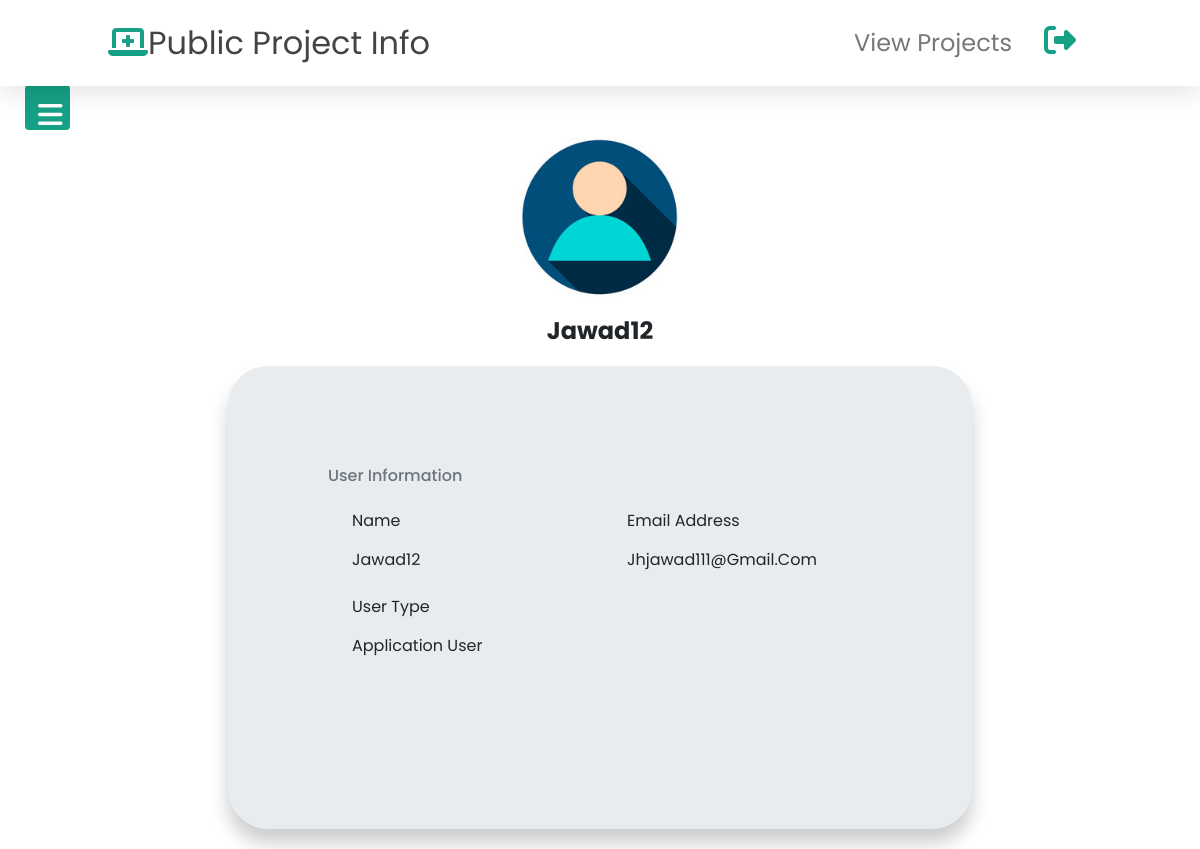
/PHP/AppUser/UserHome.php (signed in), run on the app's committed database.
### tables this page shows
CREATE TABLE `users` (
  `Uid` int(100) NOT NULL,
  `Uname` varchar(100) NOT NULL,
  `Pass` varchar(100) NOT NULL,
  `UType` varchar(100) NOT NULL,
  `UType_Criteria` varchar(100) NOT NULL,
  `email` varchar(100) NOT NULL
);

### PHP/AppUser/UserHome.php (the view, shortened to what this page needs)
<?php
require_once './includes/header.php';
$user_name = $_SESSION["user_name"];
$query = "SELECT * FROM users WHERE Uname='$user_name';";
require_once '../conn.php';
$result = mysqli_query($conn, $query);
while ($row = mysqli_fetch_assoc($result)) {
    $name = $row['Uname'];
    $Email = $row['email'];
}
require_once './includes/sidebar.php';
?>
<!DOCTYPE html>
<html lang="en">
<head>
    <link rel="stylesheet"
        href="https://cdnjs.cloudflare.com/ajax/libs/twitter-bootstrap/4.0.0/css/bootstrap.min.css" />
    <link rel="stylesheet" href="../AppUser/css/profilestyle.css">
</head>
<body>
    <div class="profile">
        <div class="usercard">
            <div class="imgcontainer">
                <img src="../../Images/placeholder.jpg" alt="Avatar" style="width:100%">
            </div>
            <div class="container">
                <h4><b>
                        <?php echo $name ?>
                    </b></h4>
            </div>
        </div>
        <div class="userinfo">
            <form>
                <h6 class="heading-small text-muted mb-4">User information</h6>
                <div class="pl-lg-4">
                    <div class="row">
                        <div class="col-lg-6">
                            <div class="form-group focused">
                                <label class="form-control-label" for="input-username">Name</label>
                                <input type="text" readonly class="form-control-plaintext" id="staticEmail"
                                    value="<?php echo $name ?>" required>
                            </div>
                        </div>
                        <div class="col-lg-6">
                            <div class="form-group">
                                <label class="form-control-label" for="input-email">Email address</label>
                                <input type="text" readonly class="form-control-plaintext" id="staticEmail"
                                    value="<?php echo $Email ?>" required>
                            </div>
                        </div>
                    </div>
                    <div class="row">
                        <div class="col-lg-6">
                            <div class="form-group focused">
                                <label class="form-control-label" for="input-last-name">User Type</label>
                                <input type="text" readonly class="form-control-plaintext" id="staticEmail"
                                    value="Application User" required>
                            </div>
                        </div>
                    </div>
                </div>
            </form>
            <br>
            <br>
        </div>
    </div>
</body>

### PHP/AppUser/css/style.css (style rules this page uses)
* { margin: 0; padding: 0; box-sizing: border-box; font-family: "Poppins", sans-serif; outline: none; border: none; text-transform: capitalize; text-decoration: none; }

### PHP/EXCUser/css/profilestyle.css (style rules this page uses)
.profile { padding: 20px 19%; }
.usercard { width: 50%; height: auto; margin: 0 auto; margin-bottom: 10px; }
.imgcontainer { width: 50%; margin: 0 auto; }
img { border-radius: 50%; background-color: rgb(145, 148, 151); }
.container { padding: 2px 16px; text-align: center; }
.userinfo { margin: 0 auto; background-color: #e9ecef; padding: 100px; box-shadow: 0 14px 18px 0 rgba(0, 0, 0, 0.2); border-radius: 40px; }

### PHP/AppUser/includes/header.php (style rules this page uses)
body { margin: 0; padding: 0; }

### data on the page
users: Uname "Jawad12", Uname "jawad12", email "jhjawad111@gmail.com"
